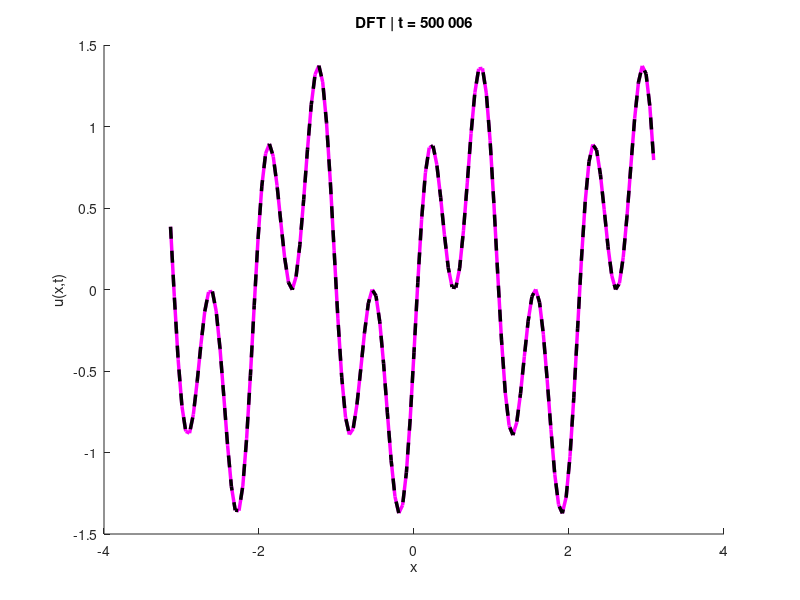

MATLAB code to generate this figure: (Note: this script raises an error after producing the figure.)
clear all; close all; clc;

plot_time = 500006.283185307;

function str = formatThousands(num)
    str = num2str(round(num), '%d');
    str = regexprep(str, '(\d)(?=(\d{3})+$)', '$1 ');
end

N = 128;
I = 2*pi;
L = I/N;

k1 = 5;
k2 = 50;
m1 = ones(1,N);
m2 = 0.1*ones(1,N);

x = I/N * (-N/2 : N/2-1)';

k_wave1 = 3;      
k_wave2 = 9;      
amp1    = 1.0;    
amp2    = 1.0;    

u0 = amp1 * sin(k_wave1 * x) + amp2 * sin(k_wave2 * x);
v0 = -amp1*k_wave1*cos(k_wave1*x) + amp2*k_wave2*cos(k_wave2*x);
a0 = zeros(N,1);      

%% initial conditions
y0_exact = [u0; a0];                
ydot0     = [v0; zeros(N,1)];      

tspan = linspace(0, 10, 500);

%% FD
A_fd = toeplitz([-2 1 zeros(1,N-3) 1]) / L^2;
D1 = diag(1./m1); D2 = diag(1./m2);
M_fd = [k1*D1*A_fd, D1; -k2*k1*D1*A_fd, -k2*(D2+D1)];
[V_fd, D_fd] = eig(full(M_fd));
lambda_fd = diag(D_fd);
omega_fd = sqrt(-lambda_fd + 1e-12i);
coeff_cos_fd = V_fd \ y0_exact;
coeff_sin_fd = (V_fd \ ydot0) ./ omega_fd;
u_fd_exact = @(t) real(V_fd(1:N,:) * (coeff_cos_fd .* cos(omega_fd*t) + coeff_sin_fd .* sin(omega_fd*t)));

%% Numerov
M_num = spdiags(ones(N,1)*[1 10 1], -1:1, N, N); 
M_num(1,N)=1; M_num(N,1)=1;
K_num = spdiags(ones(N,1)*[1 -2 1], -1:1, N, N); 
K_num(1,N)=1; K_num(N,1)=1;
A_num = (12/L^2) * (M_num \ K_num);
D1 = diag(1./m1); D2 = diag(1./m2);
M_num_full = [k1*D1*A_num, D1; -k2*k1*D1*A_num, -k2*(D2+D1)];
[V_num, D_num] = eig(full(M_num_full));
lambda_num = diag(D_num);
omega_num = sqrt(-lambda_num + 1e-12i);
coeff_cos_num = V_num \ y0_exact;
coeff_sin_num = (V_num \ ydot0) ./ omega_num;
u_num_exact = @(t) real(V_num(1:N,:) * (coeff_cos_num .* cos(omega_num*t) + coeff_sin_num .* sin(omega_num*t)));

%% DFT
k_vec = (2*pi/I) * [0:(N/2-1), -N/2:-1]';
Lambda = diag(-k_vec.^2);
F = fft(eye(N));
A_dft = ifft(Lambda * F);
A_dft = real(A_dft);
D1 = diag(1./m1); D2 = diag(1./m2);
M_dft = [k1*D1*A_dft, D1; -k2*k1*D1*A_dft, -k2*(D2+D1)];
[V_dft, D_dft] = eig(full(M_dft));
lambda_dft = diag(D_dft);
omega_dft = sqrt(-lambda_dft + 1e-12i);
coeff_cos_dft = V_dft \ y0_exact;
coeff_sin_dft = (V_dft \ ydot0) ./ omega_dft;
u_dft_exact = @(t) real(V_dft(1:N,:) * (coeff_cos_dft .* cos(omega_dft*t) + coeff_sin_dft .* sin(omega_dft*t)));

%% Exact
mu1 = m1(1);
mu2 = m2(1);

function u_mode = exact_mode(t, x, k, amp, mu1, mu2, k1, k2, vel_sign)
    kappa = k;
    A_op = -kappa^2;
    Mat = [k1/mu1 * A_op,          1/mu1;
           -k2*k1/mu1 * A_op,     -k2*(1/mu1 + 1/mu2)];

    [V_mat, D_mat] = eig(Mat);
    lambdas = diag(D_mat);
    omegas = real(sqrt(-real(lambdas)));
    [omegas, sort_idx] = sort(omegas);
    V_mat = V_mat(:, sort_idx);

    C_sin = V_mat \ [1; 0];
    B_cos = (V_mat \ [vel_sign * (-kappa); 0]) ./ omegas;

    u_sin = C_sin(1)*V_mat(1,1)*cos(omegas(1)*t) + C_sin(2)*V_mat(1,2)*cos(omegas(2)*t);
    u_cos = B_cos(1)*V_mat(1,1)*sin(omegas(1)*t) + B_cos(2)*V_mat(1,2)*sin(omegas(2)*t);

    u_mode = amp * (u_sin .* sin(kappa * x) + u_cos .* cos(kappa * x));
end

u_exact_fun = @(t, x) exact_mode(t, x, k_wave1, amp1, mu1, mu2, k1, k2, +1) + exact_mode(t, x, k_wave2, amp2, mu1, mu2, k1, k2, -1);

%% === PostScript Image ===
figure('Position',[80 80 1480 760],'Color','white');
hold on;

%plot(x, u_fd_exact(plot_time),   'b-', 'LineWidth',2.5, 'DisplayName','FD');
%plot(x, u_num_exact(plot_time),  'r-', 'LineWidth',2.5, 'DisplayName','Numerov');
plot(x, u_dft_exact(plot_time),  'm-', 'LineWidth',2.5, 'DisplayName','DFT');
plot(x, u_exact_fun(plot_time, x), 'k--', 'LineWidth',2.5, 'DisplayName','Exact');

xlabel('x');
ylabel('u(x,t)');
title(sprintf('DFT | t = %s', formatThousands(plot_time)));

ax = gca;
ax.XTick = -pi : pi/2 : pi;
ax.XTickLabel = {'-\pi', '-\pi/2', '0', '\pi/2', '\pi'};
ax.YTick = -2 : 1 : 2;
ax.YTickLabel = {'-2', '-1','0', '1', '2'};

ax.FontSize = 25;
ax.LineWidth = 1.2;

ylim([-2 2]);
xlim([-pi pi]);
grid on;
%legend('Location','northwest');

print('-depsc2', '-r300', 'two_periodic_oppo_meta_DFT.eps');


video_filename = fullfile('videos', 'two_periodic_oppo_meta.avi');
vid = VideoWriter(video_filename, 'Uncompressed AVI');
vid.FrameRate = 10;
open(vid);

figure('Position',[80 80 1480 760],'Color','white');

for i = 1:length(tspan)
    t = tspan(i);

    clf; hold on;
    %plot(x, u_fd_exact(t),   'b-', 'LineWidth',2.5, 'DisplayName','FD');
    %plot(x, u_num_exact(t),  'r-', 'LineWidth',2.5, 'DisplayName','Numerov ');
    %plot(x, u_dft_exact(t),  'm-', 'LineWidth',2.5, 'DisplayName','DFT ');
    plot(x, u_exact_fun(t, x), 'k--', 'LineWidth',2.5, 'DisplayName','Exact');

    xlabel('x');
    ylabel('u(x,t)');
    title(sprintf('Exact | t = %s', t));

    ax = gca;
    ax.XTick = -pi : pi/2 : pi;
    ax.XTickLabel = {'-\pi', '-\pi/2', '0', '\pi/2', '\pi'};
    ax.YTick = -2 : 1 : 2;
    ax.YTickLabel = {'-2', '-1','0', '1', '2'};

    ax.FontSize = 25;
    ax.LineWidth = 1.2;

    ylim([-2 2]);
    xlim([-pi pi]);
    grid on;
    %legend('Location','northwest');
    hold off;

    frame = getframe(gcf);
    writeVideo(vid, frame);
end

close(vid);
